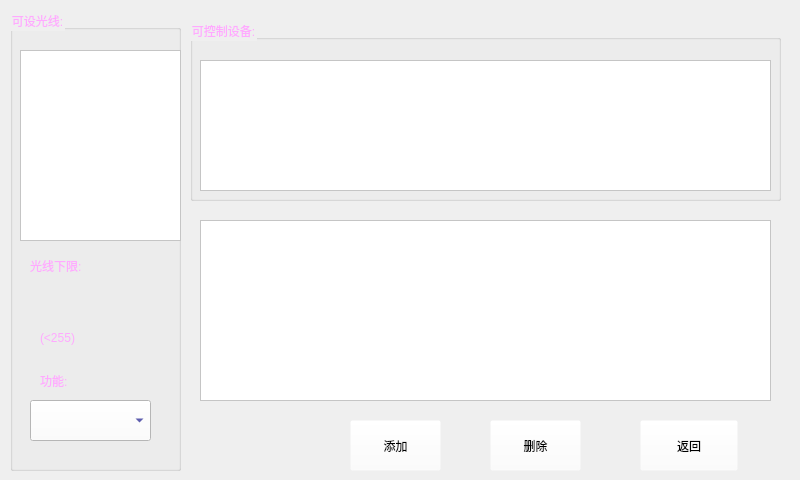
<?xml version="1.0" encoding="UTF-8"?>
<ui version="4.0">
 <class>CGuangXian</class>
 <widget class="QWidget" name="CGuangXian">
  <property name="geometry">
   <rect>
    <x>0</x>
    <y>0</y>
    <width>800</width>
    <height>480</height>
   </rect>
  </property>
  <property name="minimumSize">
   <size>
    <width>800</width>
    <height>480</height>
   </size>
  </property>
  <property name="maximumSize">
   <size>
    <width>800</width>
    <height>480</height>
   </size>
  </property>
  <property name="windowTitle">
   <string>Form</string>
  </property>
  <widget class="QGroupBox" name="groupBox">
   <property name="geometry">
    <rect>
     <x>10</x>
     <y>10</y>
     <width>171</width>
     <height>461</height>
    </rect>
   </property>
   <property name="styleSheet">
    <string notr="true">font: 75 72pt &quot;Ubuntu&quot;;
background-color: rgba(255, 255, 255, 0);
color: rgb(255, 170, 255);</string>
   </property>
   <property name="title">
    <string>可设光线:</string>
   </property>
   <widget class="QTableWidget" name="tableWidget">
    <property name="geometry">
     <rect>
      <x>10</x>
      <y>40</y>
      <width>161</width>
      <height>191</height>
     </rect>
    </property>
    <property name="styleSheet">
     <string notr="true">color: rgb(0, 0, 127);
font: 75 72pt &quot;Ubuntu&quot;;
background-color: rgb(255, 255, 255);</string>
    </property>
   </widget>
   <widget class="QLabel" name="label_2">
    <property name="geometry">
     <rect>
      <x>20</x>
      <y>240</y>
      <width>131</width>
      <height>31</height>
     </rect>
    </property>
    <property name="styleSheet">
     <string notr="true">font: 75 72pt &quot;Ubuntu&quot;;
background-color: rgba(255, 255, 255, 0);
color: rgb(255, 170, 255);</string>
    </property>
    <property name="text">
     <string>光线下限:</string>
    </property>
   </widget>
   <widget class="QTextEdit" name="textEdit_2">
    <property name="geometry">
     <rect>
      <x>20</x>
      <y>270</y>
      <width>131</width>
      <height>41</height>
     </rect>
    </property>
    <property name="styleSheet">
     <string notr="true">color: rgb(0, 0, 127);</string>
    </property>
   </widget>
   <widget class="QLabel" name="label">
    <property name="geometry">
     <rect>
      <x>30</x>
      <y>320</y>
      <width>101</width>
      <height>17</height>
     </rect>
    </property>
    <property name="text">
     <string>(&lt;255)</string>
    </property>
   </widget>
   <widget class="QLabel" name="label_3">
    <property name="geometry">
     <rect>
      <x>30</x>
      <y>360</y>
      <width>101</width>
      <height>21</height>
     </rect>
    </property>
    <property name="text">
     <string>功能:</string>
    </property>
   </widget>
   <widget class="QComboBox" name="comboBox">
    <property name="geometry">
     <rect>
      <x>20</x>
      <y>390</y>
      <width>121</width>
      <height>41</height>
     </rect>
    </property>
    <property name="styleSheet">
     <string notr="true">color: rgb(0, 0, 127);
background-color: rgb(255, 255, 255);</string>
    </property>
   </widget>
  </widget>
  <widget class="QGroupBox" name="groupBox_2">
   <property name="geometry">
    <rect>
     <x>190</x>
     <y>20</y>
     <width>591</width>
     <height>181</height>
    </rect>
   </property>
   <property name="styleSheet">
    <string notr="true">font: 75 72pt &quot;Ubuntu&quot;;
background-color: rgba(255, 255, 255, 0);
color: rgb(255, 170, 255);
</string>
   </property>
   <property name="title">
    <string>可控制设备:</string>
   </property>
   <widget class="QTableWidget" name="tableWidget_2">
    <property name="geometry">
     <rect>
      <x>10</x>
      <y>40</y>
      <width>571</width>
      <height>131</height>
     </rect>
    </property>
    <property name="styleSheet">
     <string notr="true">font: 75 72pt &quot;Ubuntu&quot;;
background-color: rgb(255, 255, 255);
color: rgb(0, 0, 127);</string>
    </property>
   </widget>
  </widget>
  <widget class="QTableWidget" name="tableWidget_3">
   <property name="geometry">
    <rect>
     <x>200</x>
     <y>220</y>
     <width>571</width>
     <height>181</height>
    </rect>
   </property>
   <property name="styleSheet">
    <string notr="true">font: 75 72pt &quot;Ubuntu&quot;;
background-color: rgb(255, 255, 255);
color: rgb(0, 0, 127);</string>
   </property>
  </widget>
  <widget class="QPushButton" name="pushButton">
   <property name="geometry">
    <rect>
     <x>350</x>
     <y>420</y>
     <width>91</width>
     <height>51</height>
    </rect>
   </property>
   <property name="styleSheet">
    <string notr="true">font: 75 72pt &quot;Ubuntu&quot;;
background-color: rgba(255, 255, 255, 0);
color: rgb(0, 0, 0);</string>
   </property>
   <property name="text">
    <string>添加</string>
   </property>
  </widget>
  <widget class="QPushButton" name="pushButton_2">
   <property name="geometry">
    <rect>
     <x>490</x>
     <y>420</y>
     <width>91</width>
     <height>51</height>
    </rect>
   </property>
   <property name="styleSheet">
    <string notr="true">font: 75 72pt &quot;Ubuntu&quot;;
background-color: rgba(255, 255, 255, 0);
color: rgb(0, 0, 0);</string>
   </property>
   <property name="text">
    <string>删除</string>
   </property>
  </widget>
  <widget class="QPushButton" name="pushButton_3">
   <property name="geometry">
    <rect>
     <x>640</x>
     <y>420</y>
     <width>98</width>
     <height>51</height>
    </rect>
   </property>
   <property name="styleSheet">
    <string notr="true">font: 75 72pt &quot;Ubuntu&quot;;
background-color: rgba(255, 255, 255, 0);
color: rgb(0, 0, 0);</string>
   </property>
   <property name="text">
    <string>返回</string>
   </property>
  </widget>
 </widget>
 <resources/>
 <connections/>
</ui>
